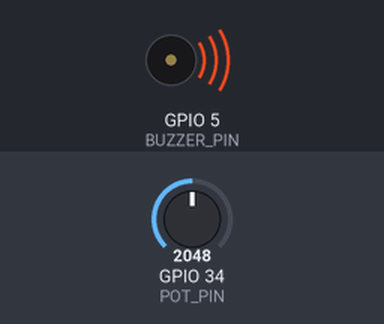
Simulated run of this sketch. Board: ESP32. On the bench: buzzer (waves = sounding). The inputs (shaded band) are chosen by the test bench; at power-on: GPIO 34 (POT_PIN) = 2048. What the sketch prints to the serial monitor is not drawn.

Above: at 0.1 s.
Timing chart, 0 to 1.6 s (numbered marks = the images above):
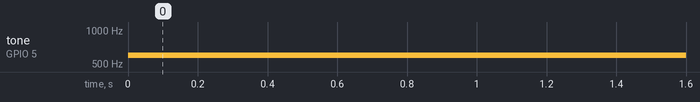

The sketch:

first_stepss.ino
```cpp
#include <Arduino.h>

const int POT_PIN = 34;
const int BUZZER_PIN = 5;

void setup() {
  Serial.begin(115200);
  pinMode(BUZZER_PIN, OUTPUT);
}

void loop() {
  int potValue = analogRead(POT_PIN);
  int frequency = map(potValue, 0, 4095, 200, 1000);

  tone(BUZZER_PIN, frequency);

  Serial.print("Pot: ");
  Serial.print(potValue);
  Serial.print("  Freq: ");
  Serial.println(frequency);

  delay(100);
}
```

Measured:
- by itself, tone on GPIO 5 (BUZZER_PIN): silent → 600 Hz at 0.00 s
